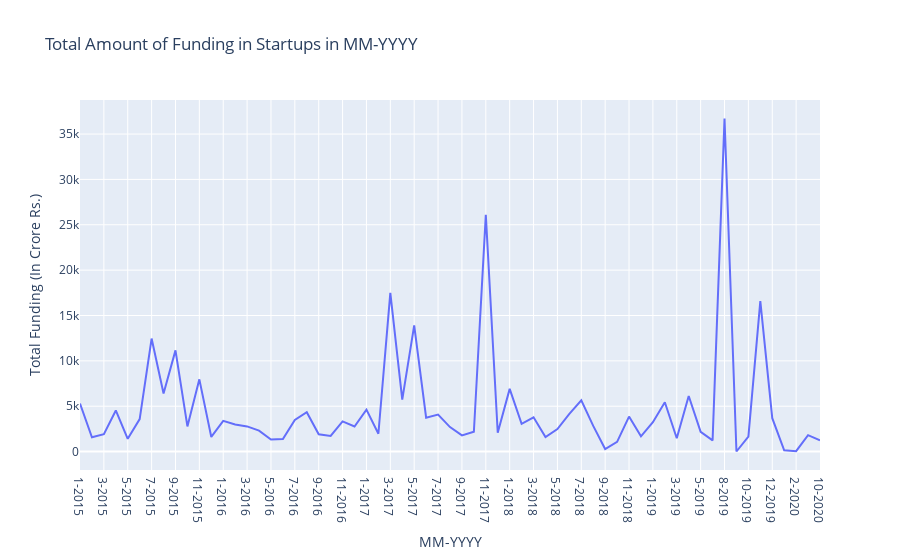

The notebook cell this image was saved under:
### Code cell
fig = px.line(temp_df, x='MM-YYYY', y='Total Funding (In Crore Rs.)', title='Total Amount of Funding in Startups in MM-YYYY')
fig.show()

### Figure 1 — Plotly figure (JSON) as saved in the notebook; plotly's stock layout.template omitted (floating-point values rounded to 4 significant figures)
{"data": [{"hovertemplate": "MM-YYYY=%{x}<br>Total Funding (In Crore Rs.)=%{y}<extra></extra>", "legendgroup": "", "line": {"color": "#636efa", "dash": "solid"}, "marker": {"symbol": "circle"}, "mode": "lines", "name": "", "orientation": "v", "showlegend": false, "type": "scatter", "x": ["1-2015", "2-2015", "3-2015", "4-2015", "5-2015", "6-2015", "7-2015", "8-2015", "9-2015", "10-2015", "11-2015", "12-2015", "1-2016", "2-2016", "3-2016", "4-2016", "5-2016", "6-2016", "7-2016", "8-2016", "9-2016", "10-2016", "11-2016", "12-2016", "1-2017", "2-2017", "3-2017", "4-2017", "5-2017", "6-2017", "7-2017", "8-2017", "9-2017", "10-2017", "11-2017", "12-2017", "1-2018", "2-2018", "3-2018", "4-2018", "5-2018", "6-2018", "7-2018", "8-2018", "9-2018", "10-2018", "11-2018", "12-2018", "1-2019", "2-2019", "3-2019", "4-2019", "5-2019", "6-2019", "8-2019", "9-2019", "10-2019", "11-2019", "12-2019", "1-2020", "2-2020", "9-2020", "10-2020"], "xaxis": "x", "y": [5296.0, 1574.0, 1919.0, 4530.0, 1407.0, 3579.0, 12460.0, 6405.0, 11160.0, 2769.0, 7964.0, 1614.0, 3391.0, 2982.0, 2776.0, 2307.0, 1324.0, 1382.0, 3486.0, 4342.0, 1906.0, 1730.0, 3322.0, 2764.0, 4620.0, 1961.0, 17490.0, 5722.0, 13910.0, 3741.0, 4082.0, 2700.0, 1778.0, 2183.0, 26100.0, 2078.0, 6912.0, 3058.0, 3774.0, 1605.0, 2481.0, 4151.0, 5651.0, 2830.0, 280.6, 1064.0, 3855.0, 1675.0, 3242.0, 5443.0, 1470.0, 6128.0, 2184.0, 1233.0, 36710.0, 8.284, 1654.0, 16580.0, 3682.0, 141.2, 39.76, 1809.0, 1243.0], "yaxis": "y"}], "layout": {"legend": {"tracegroupgap": 0}, "title": {"text": "Total Amount of Funding in Startups in MM-YYYY"}, "xaxis": {"anchor": "y", "domain": [0, 1], "title": {"text": "MM-YYYY"}}, "yaxis": {"anchor": "x", "domain": [0, 1], "title": {"text": "Total Funding (In Crore Rs.)"}}}}
